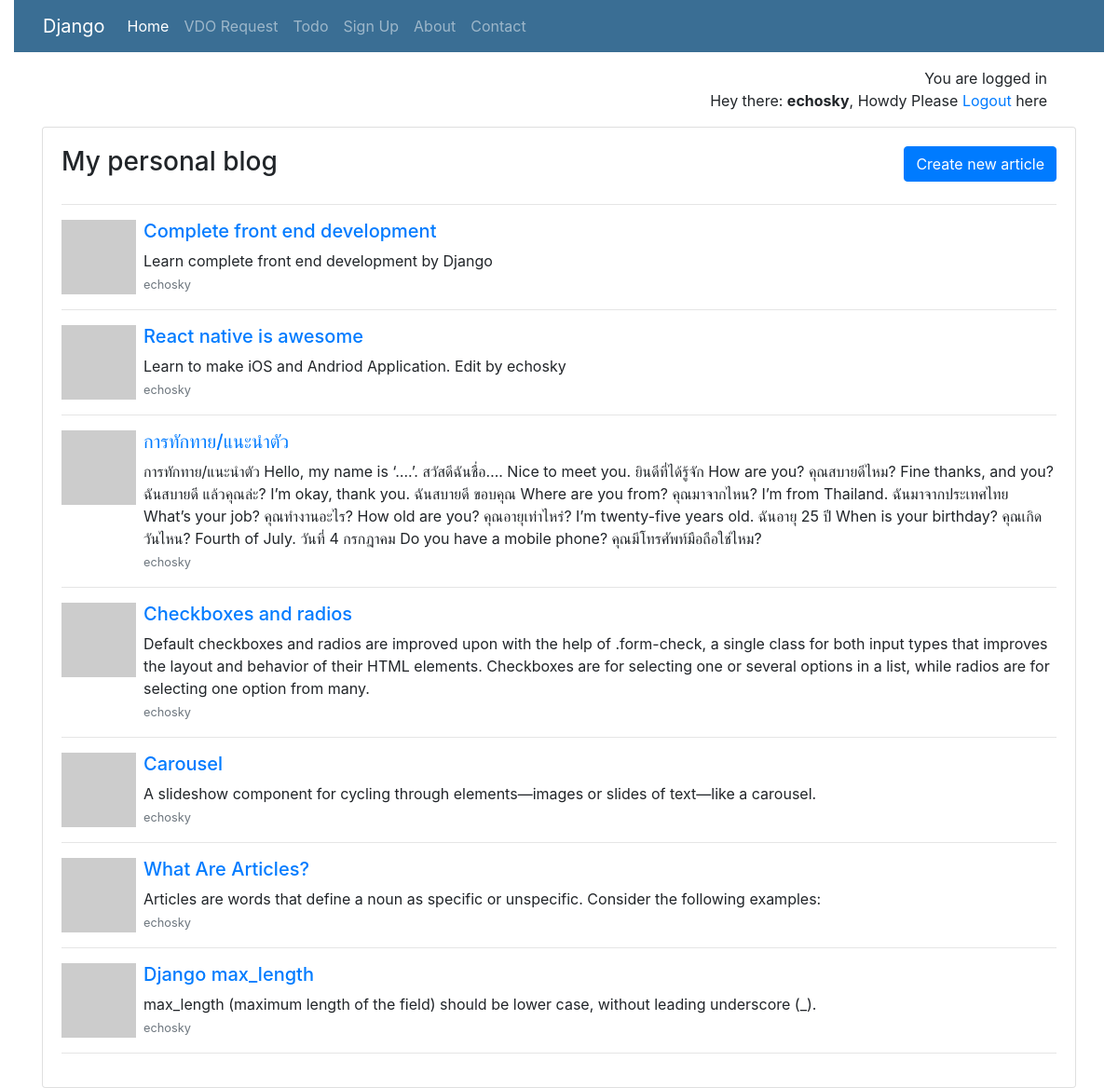
The app's page / (signed in) with its own data.
### articles/models.py (models this page shows, shortened)
class Article(models.Model):
    author = models.ForeignKey(
        'auth.User',
        on_delete=models.CASCADE,
    )
    title = models.CharField(max_length=200)
    text = models.TextField()

### articles/views.py (the view)
# urls.py: path('', views.ArticleListView.as_view(), name='home'),
class ArticleListView(ListView):
    model = Article
    template_name = 'home.html'

### templates/home.html
{% extends 'base.html' %}
{% block content %}
<div class="card text-left">
    <div class="card-body">
        <div class="row mb-3">
            <div class="col-sm-6">
                <h3 class="card-title">My personal blog</h3>
            </div>
            <div class="col-sm-6 text-right">
                {% if user.is_authenticated %}
                <a class="btn btn-primary" href="{% url 'new_article' %}" role="button">
                    Create new article
                </a>
                {% endif %}
            </div>
        </div>
        <hr>
        <p class="card-text">
            {% for item in object_list %}
        <div class="media mb-3">
            <a class="d-flex" href="{% url 'article_page' item.pk %}">
                <img src="https://via.placeholder.com/80" alt="">
            </a>
            <div class="media-body ml-2">
                <a class="d-flex" href="{% url 'article_page' item.pk %}">
                    <h5>{{ item.title }} </h5>
                </a>
                {{ item.text }}
                <div>
                    <small class="text-muted">{{ item.author }}</small>
                </div>
            </div>
        </div>
        <hr>
        {% endfor %}
    </div>
</div>
{% endblock content %}

### templates/base.html (shortened to what this page needs)
{% load static %}
<!doctype html>
<html lang="en">
<head>
    <link rel="stylesheet" href="{% static 'css/bootstrap.min.css' %}">
</head>
<body>
    <div class="container-fluid">
        <nav class="navbar navbar-expand-sm navbar-dark" style="background-color: #3a6e94;">
            <div class="container">
                <a class="navbar-brand" href="#">Django</a>
                <div class="collapse navbar-collapse" id="collapsibleNavId">
                    <ul class="navbar-nav mr-auto mt-2 mt-lg-0">
                        <li class="nav-item active">
                            <a class="nav-link" href="{% url 'home' %}">Home <span class="sr-only">(current)</span></a>
                        </li>
                        <li class="nav-item">
                            <a class="nav-link" href="{% url 'vdo_index' %}">VDO Request</a>
                        </li>
                        <li class="nav-item">
                            <a class="nav-link" href="{% url 'todo_index' %}">Todo</a>
                        </li>
                        <li class="nav-item">
                            <a class="nav-link" href="{% url 'signup' %}">Sign Up</a>
                        </li>
                        <li class="nav-item">
                            <a class="nav-link" href="{% url 'about' %}">About</a>
                        </li>
                        <li class="nav-item">
                            <a class="nav-link" href="{% url 'contact' %}">Contact</a>
                        </li>
                    </ul>
                </div>
            </div>
        </nav>
    </div>
    <div class="container">
        {% if user.is_authenticated %}
        <div class="row m-3">
            <div class="col-sm-12 text-right">
                <div>You are logged in </div>
                <div>
                    Hey there: <b>{{ user.username}}</b>, Howdy
                    Please <a href="{% url 'logout' %}" role="button"> Logout</a> here </div>
            </div>
        </div>
        {% block content %}
        {% endblock content %}
        {% endif %}
    </div>
</body>
</html>

### records on screen
Article: title "Complete front end development", text "Learn complete front end development by Django", author "echosky"
Article: title "React native is awesome", text "Learn to make iOS and Andriod Application. Edit by echosky", author "echosky"
Article: title "การทักทาย/แนะนำตัว", text "การทักทาย/แนะนำตัว Hello, my name is ‘….’. สวัสดีฉันชื่อ…. Nice to meet you. ยินดีที่ได้รู้จัก How are you? คุณสบายดีไหม? Fine thanks, and you? ฉันสบายดี แล้วคุณล่ะ? I’m okay, thank you. ฉันสบายดี ขอบคุณ Where are you from? คุณมาจากไหน? I’m from Thailand. ฉันมาจากประเทศไทย What’s your job? คุณทำงานอะไร? How old are you? คุณอายุเท่าไหร่? I’m twenty-five years old. ฉันอายุ 25 ปี When is your birthday? คุณเกิดวันไหน? Fourth of July. วันที่ 4 กรกฎาคม Do you have a mobile phone? คุณมีโทรศัพท์มือถือใช่ไหม?", author "echosky"
Article: title "Checkboxes and radios", text "Default checkboxes and radios are improved upon with the help of .form-check, a single class for both input types that improves the layout and behavior of their HTML elements. Checkboxes are for selecting one or several options in a list, while radios are for selecting one option from many.", author "echosky"
Article: title "Carousel", text "A slideshow component for cycling through elements—images or slides of text—like a carousel.", author "echosky"
Article: title "What Are Articles?", text "Articles are words that define a noun as specific or unspecific. Consider the following examples:", author "echosky"
Article: title "Django max_length", text "max_length (maximum length of the field) should be lower case, without leading underscore (_).", author "echosky"

### other values on screen
{{ user.username }} "echosky"
